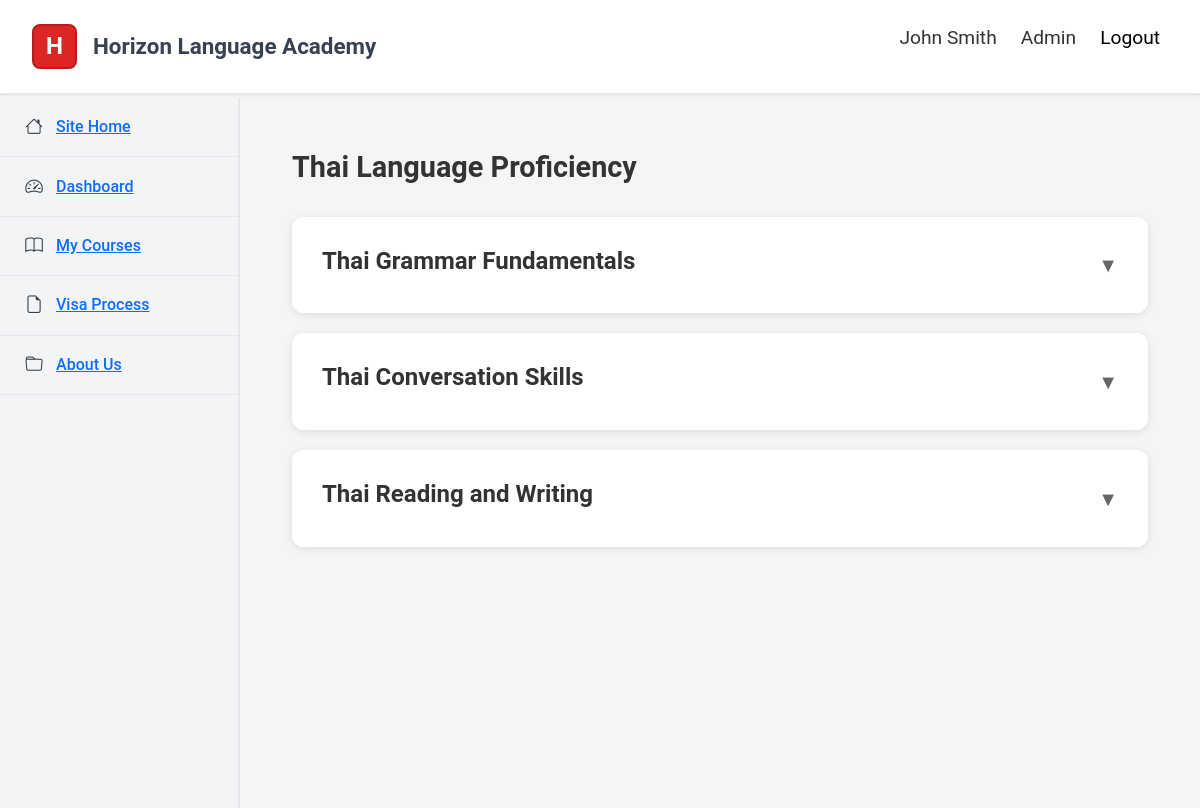
The page /language.php?course_id=C001 (signed in) on the database its author committed.
### tables this page shows
CREATE TABLE course (
  course_id   VARCHAR(50) PRIMARY KEY,
  course_name VARCHAR(100) NOT NULL,
  course_fees DECIMAL(10,2)
);

CREATE TABLE topic (
    topic_id   VARCHAR(50) PRIMARY KEY,
    topic_name VARCHAR(100) NOT NULL,
    course_id VARCHAR(50),
    FOREIGN KEY (course_id) REFERENCES course(course_id)
        ON UPDATE CASCADE
        ON DELETE CASCADE
);

### language.php (the view, shortened to what this page needs)
<?php
$course_id = $_GET['course_id'];
$pdo = db();
$stmt = $pdo->prepare("
SELECT
    c.course_name,
    t.topic_id,
    t.topic_name
FROM topic AS t
INNER JOIN course AS c
    ON t.course_id = c.course_id
WHERE t.course_id = '$course_id'
");
$stmt->execute();
$topics = $stmt->fetchAll(PDO::FETCH_ASSOC);
?>
<!DOCTYPE html>
<html lang="en">
<head>
    <link href="https://cdn.jsdelivr.net/npm/bootstrap@5.3.7/dist/css/bootstrap.min.css" rel="stylesheet">
    <link rel="stylesheet" href="https://cdn.jsdelivr.net/npm/bootstrap-icons@1.13.1/font/bootstrap-icons.min.css">
    <link rel="stylesheet" href="static/style.css">
</head>
<body>
    <?php include 'header.php'; ?>
    <div class="row g-0">
        <?php include 'sidebar.php'; ?>
        <div class="col-lg-10 col-md-9 col-8 main-content">
            <div class="dashboard-content">
            <h2 class="page-title"><?php echo $topics[0]['course_name']?></h2>
                <?php foreach ($topics as $topic): ?>
                    <div class="topic-dropdown">
                        <div class="topic-header" onclick="toggleTopic('<?php echo $topic['topic_id']; ?>')">
                        <h2 class="topic-title"><?php echo $topic["topic_name"] ?></h2>
                        <span class="dropdown-icon" id="<?php echo $topic['topic_id'];?>-icon">▼</span>
                        </div>
                    </div>
                <?php endforeach; ?>
        </div>
    </div>
</body>
</html>

### static/style.css (style rules this page uses)
:root { --primary-red: #dc2626; --dark-gray: #374151; --light-gray: #f3f4f6; --border-gray: #e5e7eb; --blue-accent: #3b82f6; }
body { align-items: center; background-color: #ffffff; color: #333; font-family: -apple-system, Arial, BlinkMacSystemFont, Geneva, 'Helvetica Neue'; font-family: Roboto, sans-serif, 'Segoe UI', Tahoma, Verdana; justify-content: center; margin: 0; padding-top: 90px; }
.main-content { background-color: #f5f5f5; margin-left: 240px; margin-top: 1vh; width: calc(100% - 240px); padding: 20px; min-height: calc(100vh - 90px); }
.page-title { font-size: 1.8rem; color: #333; margin-bottom: 2rem; font-weight: 600; }
.dropdown-icon { font-size: 20px; color: #666; transition: transform 0.3s ease; }

### static/dashboard.css (style rules this page uses)
.dashboard-content { padding: 2rem; }

### static/language.css (style rules this page uses)
.topic-dropdown { background-color: white; border-radius: 12px; box-shadow: 0 2px 8px rgba(0, 0, 0, 0.1); margin-bottom: 20px; overflow: hidden; transition: box-shadow 0.3s ease; }
.topic-header { padding: 30px; cursor: pointer; display: flex; justify-content: space-between; align-items: center; background-color: white; transition: background-color 0.2s; }
.topic-title { font-size: 24px; font-weight: 600; color: #333; }

### rows shown on the page
course: course_name "Thai Language Proficiency"
topic: topic_name "Thai Grammar Fundamentals"
topic: topic_name "Thai Conversation Skills"
topic: topic_name "Thai Reading and Writing"

### other values the page prints
$_SESSION['user_name'] "John Smith"
$_SESSION['role'] "Admin"
